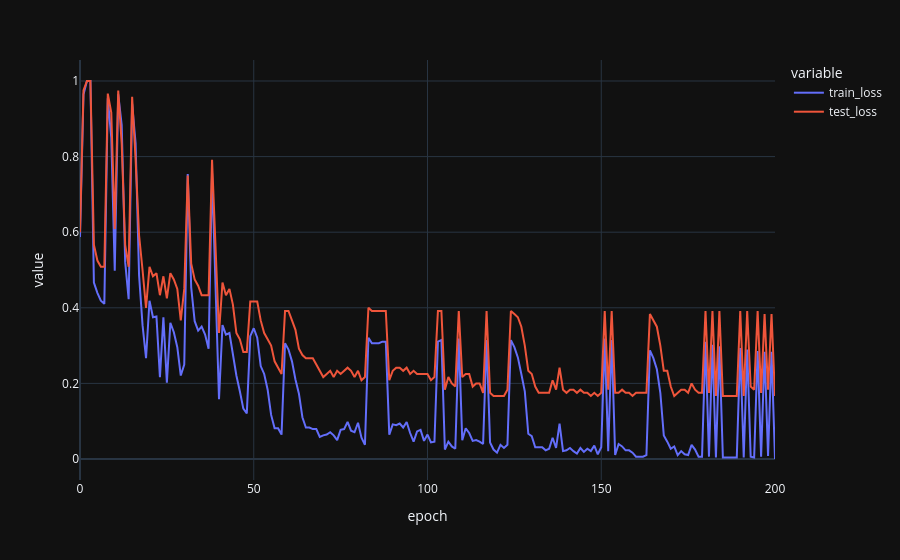

The code cell stored with this chart in its notebook:
### Code cell
layer_perceptron = LayerPerceptron(2, 0.001)
metrics = train_layer_perceptron(layer_perceptron, 500)
metrics.plot()

### Figure 1 — Plotly figure (JSON) as saved in the notebook; plotly's stock layout.template omitted (floating-point values rounded to 4 significant figures; data arrays with more than 128 entries replaced by an {"elided": "..."} marker saying what was removed)
{"data": [{"hovertemplate": "variable=train_loss<br>epoch=%{x}<br>value=%{y}<extra></extra>", "legendgroup": "train_loss", "line": {"color": "#636efa", "dash": "solid"}, "marker": {"symbol": "circle"}, "mode": "lines", "name": "train_loss", "orientation": "v", "showlegend": true, "x": {"elided": "201 int values"}, "xaxis": "x", "y": {"elided": "201 float values"}, "yaxis": "y", "type": "scatter"}, {"hovertemplate": "variable=test_loss<br>epoch=%{x}<br>value=%{y}<extra></extra>", "legendgroup": "test_loss", "line": {"color": "#EF553B", "dash": "solid"}, "marker": {"symbol": "circle"}, "mode": "lines", "name": "test_loss", "orientation": "v", "showlegend": true, "x": {"elided": "201 int values"}, "xaxis": "x", "y": {"elided": "201 float values"}, "yaxis": "y", "type": "scatter"}], "layout": {"xaxis": {"anchor": "y", "domain": [0.0, 1.0], "title": {"text": "epoch"}}, "yaxis": {"anchor": "x", "domain": [0.0, 1.0], "title": {"text": "value"}}, "legend": {"title": {"text": "variable"}, "tracegroupgap": 0}, "margin": {"t": 60}}}
